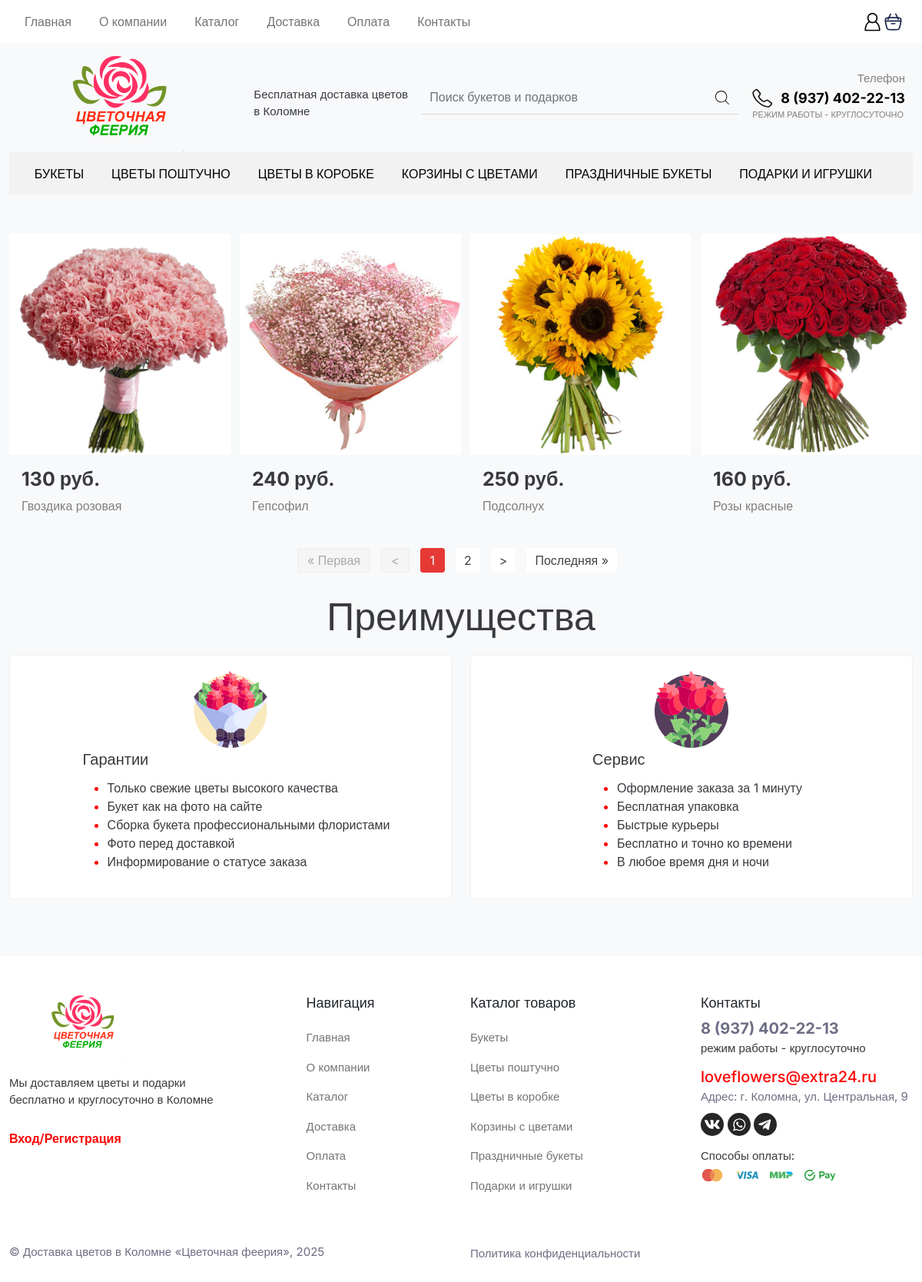
Page /catalog_poschtuchno.php on the committed database.
### tables this page shows
CREATE TABLE `Products` (
  `id` int NOT NULL,
  `name` varchar(55) NOT NULL,
  `Price` varchar(10) NOT NULL,
  `category_id` int NOT NULL,
  `description` text NOT NULL,
  `image` varchar(255) NOT NULL,
  `created` datetime NOT NULL
);

### objects/product.php (called while the page is built, shortened)
<?php
class Product
{
    private $conn;
    private $table_name = "Products";
    public function __construct($db)
    {
        $this->conn = $db;
    }
    function readAll($from_record_num, $records_per_page, $category_id = null)
    {
        $query = "SELECT
                    id, name, description, price, category_id, image
                FROM
                    " . $this->table_name;
        if ($category_id !== null) {
            $query .= " WHERE category_id = :category_id";
        }
        $query .= " ORDER BY name ASC
                    LIMIT
                    {$from_record_num}, {$records_per_page}";
        $stmt = $this->conn->prepare($query);
        if ($category_id !== null) {
            $stmt->bindParam(":category_id", $category_id);
        }
        $stmt->execute();
        return $stmt;
    }
}

### catalog_poschtuchno.php (the view, shortened to what this page needs)
<!DOCTYPE html>
<html lang="en">
<head>
    <link href="https://cdn.jsdelivr.net/npm/bootstrap@5.0.2/dist/css/bootstrap.min.css" rel="stylesheet"
>
    <link rel="stylesheet" href="css/style.css">
    <link rel="stylesheet" href="https://cdn.jsdelivr.net/npm/bootstrap@5.1.3/dist/css/bootstrap.min.css"
>
        <link rel="stylesheet" href="./css/bootstrap.min.css">
</head>
<body id="catalog">
    <?php include_once "components/header.php";
    include_once "config/core.php";
    include_once "objects/product.php";
    $database = new Database();
    $db = $database->getConnection();
    ?>
    <section id="cards" class="bg-light" style="padding-top:40px">
        <?php
        include_once "objects/product.php";
        $database = new Database();
        $db = $database->getConnection();
        $product = new Product($db);
        $page = isset ($_GET['page']) ? $_GET['page'] : 1;
        $records_per_page = 4;
        $start_from = ($page - 1) * $records_per_page;
        $stmt = $product->readAll($start_from, $records_per_page, 4);
        if ($stmt->rowCount() > 0) {
            echo "<div class='container-xxl'>";
            echo "<div class='row'>";
            while ($row = $stmt->fetch(PDO::FETCH_ASSOC)) {
                echo "<div class='col-md-3'>";
                echo "<div class='card' style='width: 18rem; border:none;'>";
                if (isset ($row['image']) && !empty ($row['image'])) {
                    echo "<a href='read_product.php?id={$row['id']}' class='card-photo'><img src='uploads/{$row['image']}' class='card-img-top'></a>";
                } else {
                    echo "Изображение не найдено.";
                }
                echo "<div class='card-body bg-light text-start'>";
                echo "<h5 class='card-title' style='font-size:25px; font-weight:700; text-align:left;'>{$row['price']} руб.</h5>";
                echo "<p class='card-text'><a href='#' style='text-decoration:none; color:gray;'>{$row['name']}</a></p>";
                echo "</div>";
                echo "</div>";
                echo "</div>";
            }
            echo "</div>";
            echo "</div>";
            include_once "paging.php";
        } else {
            echo "<p>Нет доступных товаров.</p>";
        }
        ?>
        <?php include_once "components/prem.php"; ?>
    </section>
    <?php include_once "components/footer.php"; ?>
</body>
</html>

### css/style.css (style rules this page uses)
* { box-sizing: border-box; }
body { font-family: 'Inter', sans-serif !important; line-height: 1.5 !important; }
.card-title { text-align: center; font-size: 20px; font-weight: 500; color: #383a3e; }
.card-photo { overflow: hidden; }
.card-photo img { transition: 0.5s; }

### rows in the picture
products: image (picture), Price "130", name "Гвоздика розовая"
products: image (picture), Price "240", name "Гепсофил"
products: image (picture), Price "250", name "Подсолнух"
products: image (picture), Price "160", name "Розы красные"
